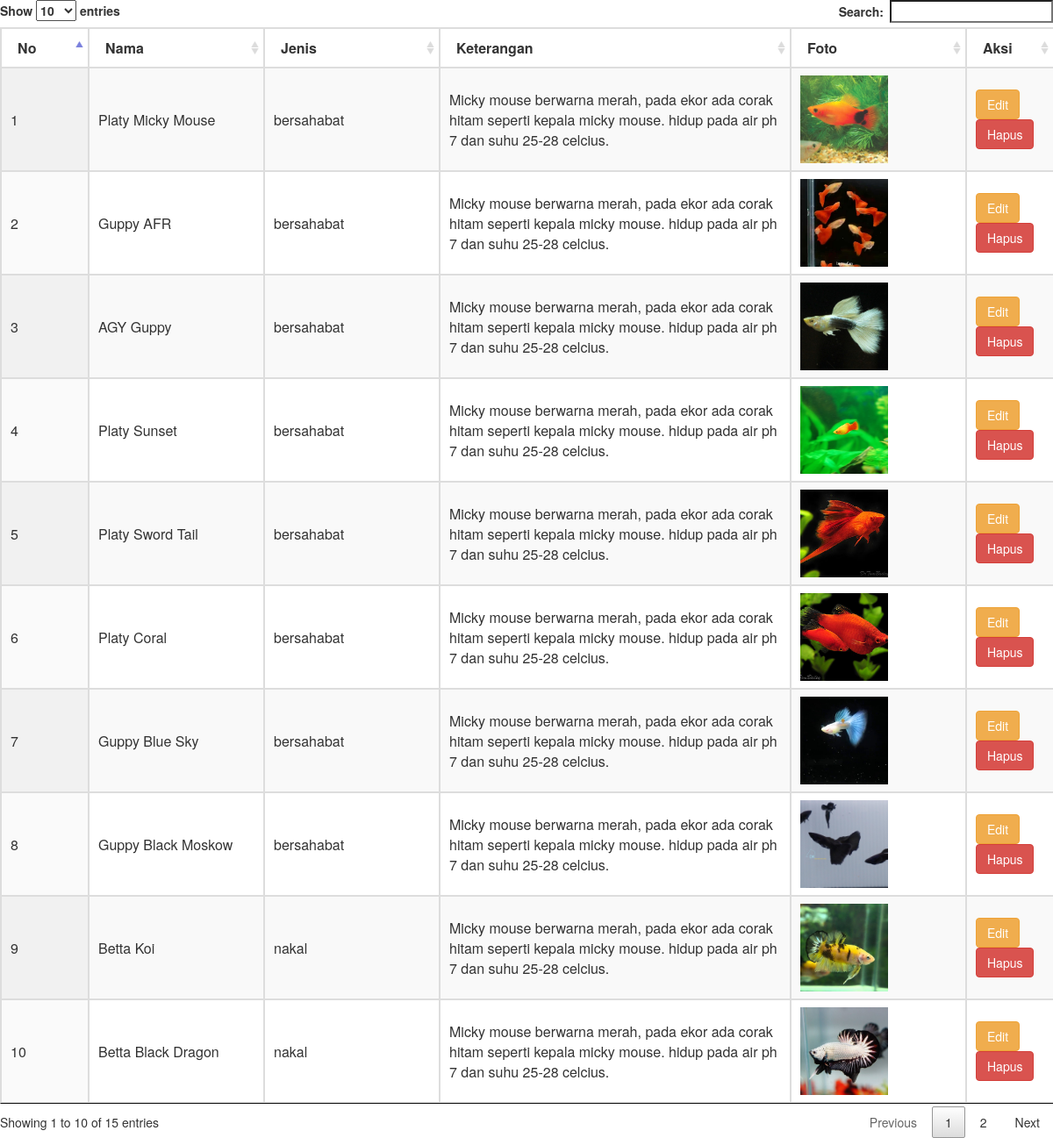
Page /admin/data.php on the committed database.
### tables this page shows
CREATE TABLE IF NOT EXISTS `fauna` (
`idfauna` int(11) NOT NULL,
  `NamaFauna` varchar(20) NOT NULL,
  `JenisFauna` varchar(15) NOT NULL,
  `KetFauna` text NOT NULL,
  `fotofauna` varchar(100) NOT NULL
);

### admin/data.php (the view, shortened to what this page needs)
<?php
require '../config.php';
?>
<html>
<head>
	<link rel="stylesheet" type="text/css" href="../asset/datatables/DataTables-1.10.16/css/jquery.datatables.css">
    <link rel="stylesheet" type="text/css" href="../asset/css/bootstrap.min.css">
</head>
<body>
    <div class="row">
            <div class="col-md-12">
                <div class="table-responsive">
                	<table id="example" class="display table-bordered" align="center" cellspacing="0" width="100%">
                        <thead>
                            <tr>
                                <th class="col col-md-1 col-sm-1">No</th>
                                <th class="col col-md-2 col-sm-2">Nama</th>
                                <th class="col col-md-2 col-sm-2">Jenis</th>
                                <th class="col col-md-4 col-sm-4">Keterangan</th>
                                <th class="col col-md-2 col-sm-2">Foto</th>
                                <th class="col col-md-1 col-sm-1">Aksi</th>
                            </tr>
                        </thead>
                        <tbody>
                        <?php
                        $sql = "SELECT * FROM fauna";
                        $query = $aqua->query($sql);
                        $no=1;
                        while ($row = $query->fetch_assoc()) :?>
                        	<tr>
                                <td><?php echo $no++ ?></td>
                                <td><?php echo $row['NamaFauna'];?></td>
                                <td><?php echo $row['JenisFauna'];?></td>
                                <td><?php echo $row['KetFauna'];?></td>
                                <td><?php echo'<img width="100" src="../fauna/'.$row['fotofauna'].'">  ';?></td>
                                <td>
                                    <?php echo'<a class="btn btn-warning" href="efa.php?kode='.$row['idfauna'].'">Edit</a>';?>
                                    <?php echo'<a onclick="return hapus()" href="dfa.php?kode='.$row['idfauna'].'" class="btn btn-danger">Hapus</a>';?>
                                </td>
                            </tr>
                        <?php endwhile;?>
                        </tbody>
                    </table>
                </div>
            </div>
        </div>
</body>
</html>

### rows in the picture
fauna: NamaFauna "Platy Micky Mouse", JenisFauna "bersahabat", KetFauna "Micky mouse berwarna merah, pada ekor ada corak hitam seperti kepala micky mouse. hidup pada air ph 7 dan suhu 25-28 celcius.", fotofauna (picture)
fauna: NamaFauna "Guppy AFR", JenisFauna "bersahabat", KetFauna "Micky mouse berwarna merah, pada ekor ada corak hitam seperti kepala micky mouse. hidup pada air ph 7 dan suhu 25-28 celcius.", fotofauna (picture)
fauna: NamaFauna "AGY Guppy", JenisFauna "bersahabat", KetFauna "Micky mouse berwarna merah, pada ekor ada corak hitam seperti kepala micky mouse. hidup pada air ph 7 dan suhu 25-28 celcius.", fotofauna (picture)
fauna: NamaFauna "Platy Sunset", JenisFauna "bersahabat", KetFauna "Micky mouse berwarna merah, pada ekor ada corak hitam seperti kepala micky mouse. hidup pada air ph 7 dan suhu 25-28 celcius.", fotofauna (picture)
fauna: NamaFauna "Platy Sword Tail", JenisFauna "bersahabat", KetFauna "Micky mouse berwarna merah, pada ekor ada corak hitam seperti kepala micky mouse. hidup pada air ph 7 dan suhu 25-28 celcius.", fotofauna (picture)
fauna: NamaFauna "Platy Coral", JenisFauna "bersahabat", KetFauna "Micky mouse berwarna merah, pada ekor ada corak hitam seperti kepala micky mouse. hidup pada air ph 7 dan suhu 25-28 celcius.", fotofauna (picture)
fauna: NamaFauna "Guppy Blue Sky", JenisFauna "bersahabat", KetFauna "Micky mouse berwarna merah, pada ekor ada corak hitam seperti kepala micky mouse. hidup pada air ph 7 dan suhu 25-28 celcius.", fotofauna (picture)
fauna: NamaFauna "Guppy Black Moskow", JenisFauna "bersahabat", KetFauna "Micky mouse berwarna merah, pada ekor ada corak hitam seperti kepala micky mouse. hidup pada air ph 7 dan suhu 25-28 celcius.", fotofauna (picture)
fauna: NamaFauna "Betta Koi", JenisFauna "nakal", KetFauna "Micky mouse berwarna merah, pada ekor ada corak hitam seperti kepala micky mouse. hidup pada air ph 7 dan suhu 25-28 celcius.", fotofauna (picture)
fauna: NamaFauna "Betta Black Dragon", JenisFauna "nakal", KetFauna "Micky mouse berwarna merah, pada ekor ada corak hitam seperti kepala micky mouse. hidup pada air ph 7 dan suhu 25-28 celcius.", fotofauna (picture)
